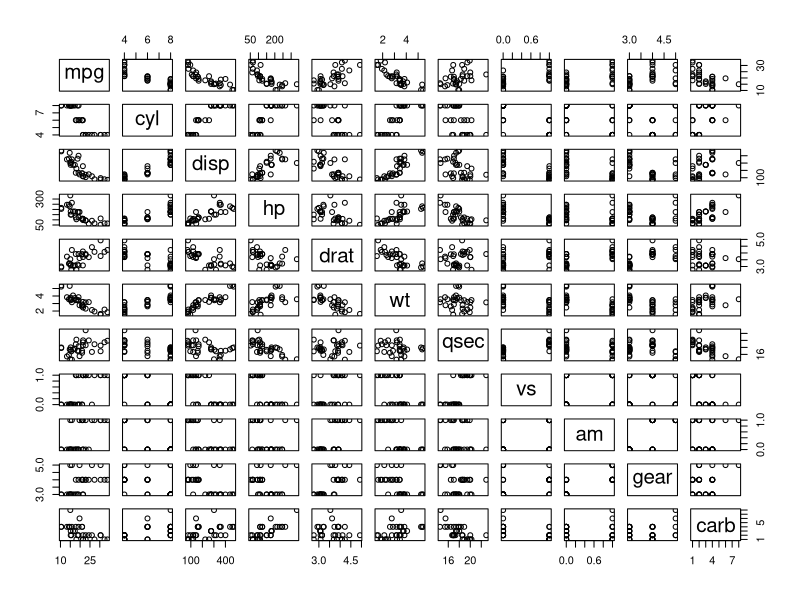
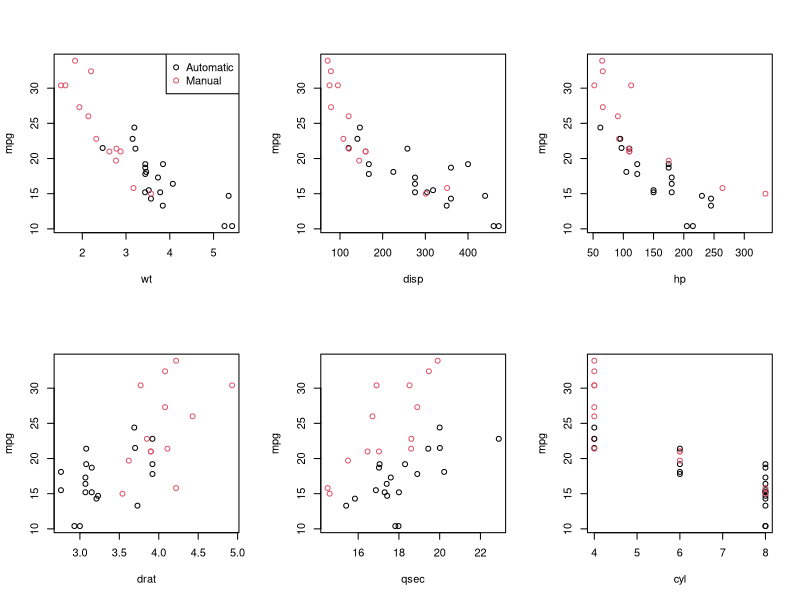
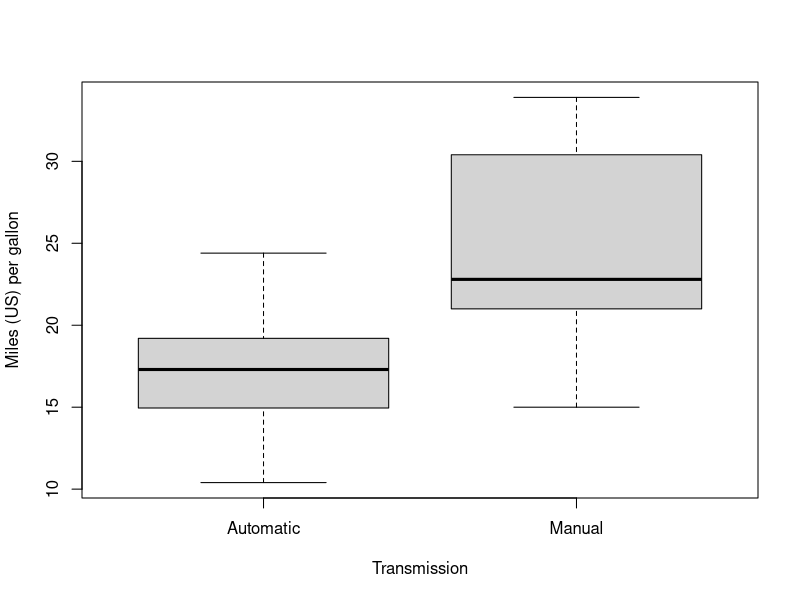
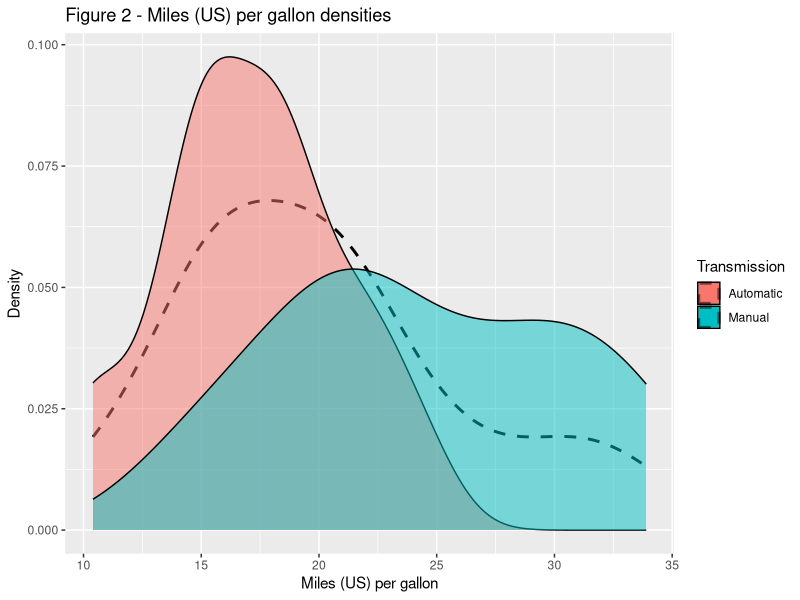
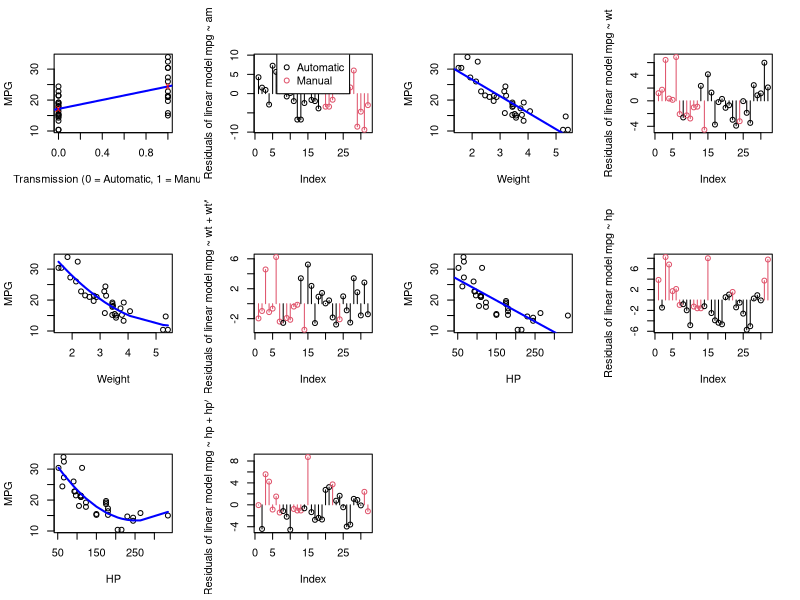

The R script that drew these images, in order:
data(mtcars)

pairs(mtcars)

par(mfrow=c(2,3))
with(mtcars, {
  plot(wt, mpg, col=am+1)
  legend("topright", legend=c("Automatic", "Manual"), pch=1, col=c(1,2))
  plot(disp, mpg, col=am+1)
  plot(hp, mpg, col=am+1)
  plot(drat, mpg, col=am+1)
  plot(qsec, mpg, col=am+1)
  plot(cyl, mpg, col=am+1)
})

par(mfrow=c(1,1))
boxplot(mpg ~ as.factor(c("Automatic","Manual")[mtcars$am+1]), data=mtcars,
        ylab="Miles (US) per gallon", xlab="Transmission")

library(ggplot2)
mtcars$Transmission <- as.factor(c("Automatic","Manual")[mtcars$am+1])
g <- ggplot(data=mtcars, aes(mpg))
g <- g + geom_density(linetype="dashed", size=1)
g <- g + geom_density(aes(fill=Transmission), alpha=0.5)
g <- g + labs(fill="Transmission") + xlab("Miles (US) per gallon") + ylab("Density")
g <- g + ggtitle("Figure 2 - Miles (US) per gallon densities")
g

par(mfrow=c(3,4))

lm_mpg_am <- lm(mpg ~ am, data=mtcars) 
plot(mtcars$am, mtcars$mpg,
     xlab="Transmission (0 = Automatic, 1 = Manual)",
     ylab="MPG")
abline(lm_mpg_am, lwd=2, col="blue")
points(c(0,1), c(mean(mtcars$mpg[mtcars$am == 0]),mean(mtcars$mpg[mtcars$am == 1])), col="red", pch="x")
ind <- order(mtcars$am, seq_along(mtcars$am))
res <- lm_mpg_am$residuals[ind]
cols <- mtcars$am[ind]+1
plot(res, col=cols, type="h", ylab="Residuals of linear model mpg ~ am")
points(res, col=cols)
legend("top", legend=c("Automatic", "Manual"), pch=1, col=c(1,2))

lm_mpg_wt <- lm(mpg ~ wt, data=mtcars) 
plot(mtcars$wt, mtcars$mpg, xlab="Weight", ylab="MPG")
abline(lm_mpg_wt, lwd=2, col="blue")
ind <- order(mtcars$wt, seq_along(mtcars$wt))
res <- lm_mpg_wt$residuals[ind]
cols <- mtcars$am[ind]+1
plot(res, col=cols, type="h", ylab="Residuals of linear model mpg ~ wt")
points(res, col=cols)

mtcars$wt2 <- mtcars$wt^2
lm_mpg_wt2 <- lm(mpg ~ wt+wt2, data=mtcars) 
plot(mtcars$wt, mtcars$mpg, xlab="Weight", ylab="MPG")
ind <- order(mtcars$wt, seq_along(mtcars$wt))
res <- lm_mpg_wt2$residuals[ind]
cols <- mtcars$am[ind]+1
lines(mtcars$wt[ind], lm_mpg_wt2$fitted.values[ind], lwd=2, col="blue")
plot(res, col=cols, type="h", ylab="Residuals of linear model mpg ~ wt + wt^2")
points(res, col=cols)

lm_mpg_hp <- lm(mpg ~ hp, data=mtcars) 
plot(mtcars$hp, mtcars$mpg, xlab="HP", ylab="MPG")
abline(lm_mpg_hp, lwd=2, col="blue")
ind <- order(mtcars$hp, seq_along(mtcars$hp))
res <- lm_mpg_hp$residuals[ind]
cols <- mtcars$am[ind]+1
plot(res, col=cols, type="h", ylab="Residuals of linear model mpg ~ hp")
points(res, col=cols)

mtcars$hp2 <- mtcars$hp^2
lm_mpg_hp2 <- lm(mpg ~ hp+hp2, data=mtcars) 
plot(mtcars$hp, mtcars$mpg, xlab="HP", ylab="MPG")
ind <- order(mtcars$hp, seq_along(mtcars$hp))
res <- lm_mpg_hp2$residuals[ind]
cols <- mtcars$am[ind]+1
lines(mtcars$hp[ind], lm_mpg_hp2$fitted.values[ind], lwd=2, col="blue")
plot(res, col=cols, type="h", ylab="Residuals of linear model mpg ~ hp + hp^2")
points(res, col=cols)